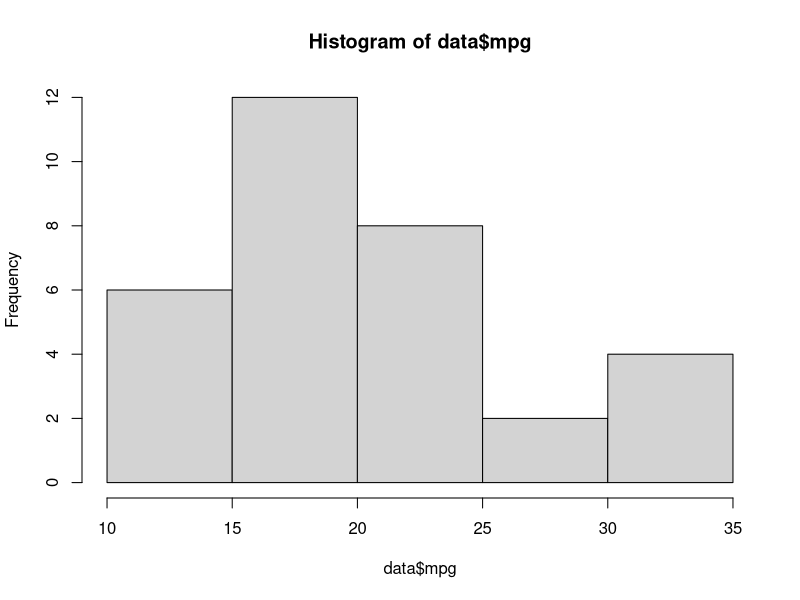
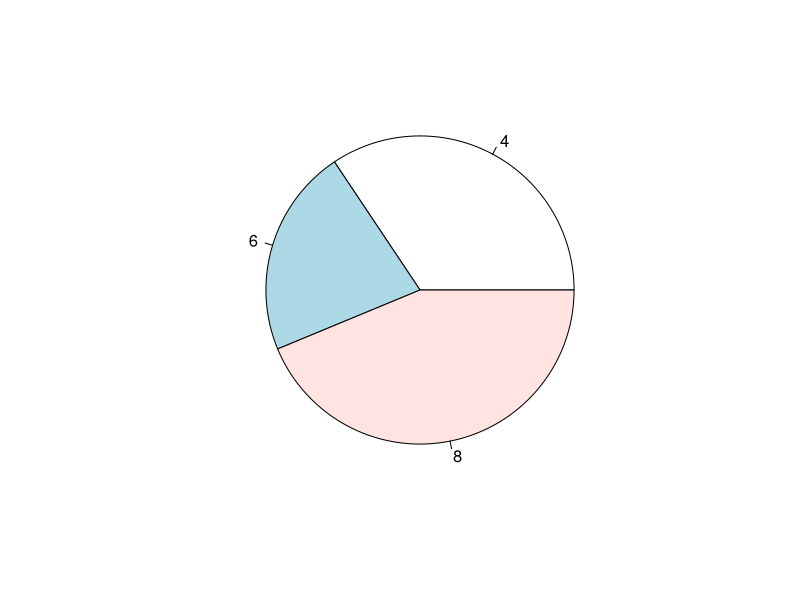

R code for these plots, in order:
#Codigo para problema 2
#llista de les variables que tinc definides
ls()
#borrar les variables que tenia def
rm(list=ls())

data <- mtcars
hist(data$mpg)

#per fer un pie cal la taula
pie(table(data$cyl))
